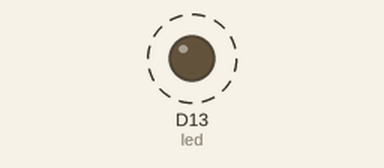
Recording of a program running on a simulated CircuitPython board. Parts: output pins drawn as LEDs (lit = HIGH). Dashed ring = blinking. No radio messages arrive unless stated (any console line starting 'radio sent:' is added by the test bench); what the program prints to the serial console is not drawn.

Above: at 0.6 s.
Timing chart, 0 to 3.0 s (numbered marks = the images above):
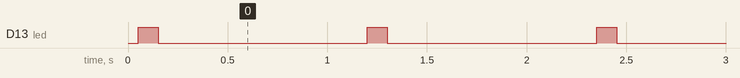

Measured:
- by itself, D13 (led): alternates HIGH for 0.10 s and LOW for 1.1 s

The program:

main.py
```python
import board
import busio
import digitalio
import time
import adafruit_rfm9x

led = digitalio.DigitalInOut(board.D13)
led.direction = digitalio.Direction.OUTPUT

spi = busio.SPI(board.SCK, MOSI=board.MOSI, MISO=board.MISO)
cs = digitalio.DigitalInOut(board.D7)
reset = digitalio.DigitalInOut(board.D9)
rfm9x = adafruit_rfm9x.RFM9x(spi, cs, reset, 915.0)

while True:
    sendstring = 'hello'
    rfm9x.send(sendstring)
    print('sending:',sendstring)
    led.value = True
    time.sleep(.1)
    led.value = False
    time.sleep(1)
```
